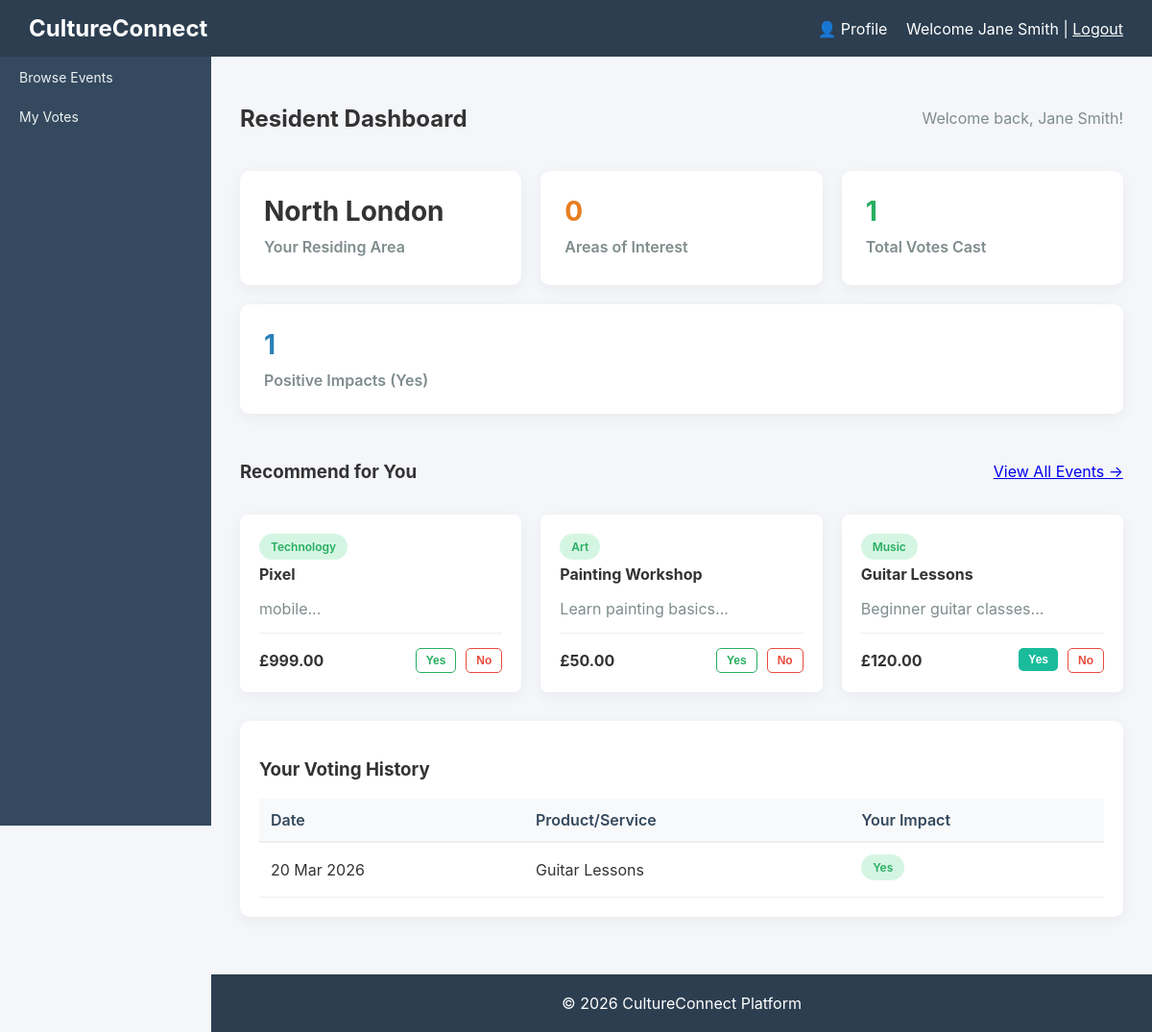
Screenshot of /user-dashboard (signed in) with the database file from the repository.
### tables this page shows
CREATE TABLE `products` (
  `id` int(11) NOT NULL,
  `sme_id` int(11) DEFAULT NULL,
  `name` varchar(150) DEFAULT NULL,
  `description` text DEFAULT NULL,
  `category` varchar(100) DEFAULT NULL,
  `price_category` enum('Affordable','Moderate','Premium') DEFAULT NULL,
  `price` decimal(10,2) DEFAULT NULL,
  `availability` tinyint(1) DEFAULT 1,
  `created_at` timestamp NOT NULL DEFAULT current_timestamp()
);

CREATE TABLE `votes` (
  `id` int(11) NOT NULL,
  `user_id` int(11) DEFAULT NULL,
  `product_id` int(11) DEFAULT NULL,
  `vote` enum('Yes','No') DEFAULT NULL,
  `created_at` timestamp NOT NULL DEFAULT current_timestamp()
);

### controllers/UserController.php (called while the page is built, shortened)
<?php
require_once $_SERVER['DOCUMENT_ROOT'] . '/cultureconnect/models/Resident.php';
class UserController {
    public function dashboard(){
        $residentModel = new Resident();
        $stats = $residentModel->getDashboardStats($_SESSION['user_id']);
        require_once $_SERVER['DOCUMENT_ROOT'] . '/cultureconnect/models/Product.php';
        $productModel = new Product();
        $stmt = $productModel->readAll();
        $products = $stmt->fetchAll(PDO::FETCH_ASSOC);
        $database = new Database();
        $conn = $database->getConnection();
        $stmtVotes = $conn->prepare("SELECT product_id, vote FROM votes WHERE user_id = :user_id");
        $stmtVotes->bindParam(':user_id', $_SESSION['user_id']);
        $stmtVotes->execute();
        $user_votes = $stmtVotes->fetchAll(PDO::FETCH_KEY_PAIR);
        require $_SERVER['DOCUMENT_ROOT'] . '/cultureconnect/views/user/dashboard.php';
    }
}
?>

### index.php (called while the page is built)
<?php
    require_once 'router.php';
?>

### models/Resident.php (called while the page is built, shortened)
<?php
require_once $_SERVER['DOCUMENT_ROOT'] . '/cultureconnect/config/database.php';
class Resident {
    public $conn;
    public function __construct() {
        $database = new Database();
        $this->conn = $database->getConnection();
    }
    public function getDashboardStats($user_id) {
        $stats = [
            'area_name' => 'Not Set',
            'interests' => [],
            'total_votes' => 0,
            'yes_votes' => 0,
            'recent_activity' => []
        ];
        $query = "SELECT a.name FROM areas a JOIN users u ON u.area_id = a.id WHERE u.id = :user_id";
        $stmt = $this->conn->prepare($query);
        $stmt->bindParam(':user_id', $user_id);
        $stmt->execute();
        if ($row = $stmt->fetch(PDO::FETCH_ASSOC)) {
            $stats['area_name'] = $row['name'];
        }
        $query = "SELECT i.name FROM interests i JOIN user_interests ui ON ui.interest_id = i.id WHERE ui.user_id = :user_id";
        $stmt = $this->conn->prepare($query);
        $stmt->bindParam(':user_id', $user_id);
        $stmt->execute();
        $stats['interests'] = $stmt->fetchAll(PDO::FETCH_COLUMN);
        $query = "SELECT COUNT(*) as total, SUM(CASE WHEN vote = 'Yes' THEN 1 ELSE 0 END) as yes_count FROM votes WHERE user_id = :user_id";
        $stmt = $this->conn->prepare($query);
        $stmt->bindParam(':user_id', $user_id);
        $stmt->execute();
        $row = $stmt->fetch(PDO::FETCH_ASSOC);
        $stats['total_votes'] = $row['total'];
        $stats['yes_votes'] = $row['yes_count'];
        $query = "SELECT v.created_at, p.name as activity, v.vote as status
                  FROM votes v
                  JOIN products p ON v.product_id = p.id
                  WHERE v.user_id = :user_id
                  ORDER BY v.created_at DESC LIMIT 5";
        $stmt = $this->conn->prepare($query);
        $stmt->bindParam(':user_id', $user_id);
        $stmt->execute();
        $stats['recent_activity'] = $stmt->fetchAll(PDO::FETCH_ASSOC);
        return $stats;
    }
}
?>

### config/database.php (called while the page is built, shortened)
<?php
class Database {
    private $host = "localhost";
    private $db_name = "cultureconnect";
    private $username = "root";
    private $password = "";
    public function getConnection() {
        $this->conn = null;
        try {
            $this->conn = new PDO(
                "mysql:host=" . $this->host . ";dbname=" . $this->db_name,
                $this->username,
                $this->password
            );
            $this->conn->setAttribute(PDO::ATTR_ERRMODE, PDO::ERRMODE_EXCEPTION);
        } catch(PDOException $exception) {
            echo "Connection error: " . $exception->getMessage();
        }
        return $this->conn;
    }
}

### models/Product.php (called while the page is built, shortened)
<?php
require_once $_SERVER['DOCUMENT_ROOT'] . '/cultureconnect/config/database.php';
class Product {
    private $conn;
    private $table_name = "products";
    public function __construct() {
        $database = new Database();
        $this->conn = $database->getConnection();
    }
    public function readAll($sme_id = null) {
        $query = "SELECT p.*, s.business_name FROM " . $this->table_name . " p
                  LEFT JOIN smes s ON p.sme_id = s.id";
        $query .= " ORDER BY p.created_at DESC";
        $stmt = $this->conn->prepare($query);
        $stmt->execute();
        return $stmt;
    }
}
?>

### views/user/dashboard.php (the view, shortened to what this page needs)
<?php include($_SERVER['DOCUMENT_ROOT'] . '/cultureconnect/views/layouts/header.php'); ?>
<div class="content">
    <div class="flex-between mb-20">
        <h2>Resident Dashboard</h2>
        <div class="text-muted">Welcome back, <?php echo htmlspecialchars($_SESSION['username']); ?>!</div>
    </div>
    <div class="cards">
        <div class="card">
            <h3 class="color-primary"><?php echo htmlspecialchars($stats['area_name']); ?></h3>
            <p>Your Residing Area</p>
        </div>
        <div class="card">
            <h3 style="color: #e67e22;"><?php echo count($stats['interests']); ?></h3>
            <p>Areas of Interest</p>
        </div>
        <div class="card">
            <h3 style="color: #27ae60;"><?php echo $stats['total_votes']; ?></h3>
            <p>Total Votes Cast</p>
        </div>
        <div class="card">
            <h3 style="color: #2980b9;"><?php echo $stats['yes_votes']; ?></h3>
            <p>Positive Impacts (Yes)</p>
        </div>
    </div>
    <div class="mb-30">
        <div class="flex-between mb-15">
            <h3>Recommend for You</h3>
            <a href="/cultureconnect/products" class="btn-link">View All Events &rarr;</a>
        </div>
        <div class="grid-3">
            <?php
            $suggested = array_slice($products, 0, 3);
            foreach($suggested as $p):
                $current_vote = $user_votes[$p['id']] ?? null;
            ?>
                <div class="activity p-20 br-8">
                    <div class="badge badge-success mb-10"><?php echo htmlspecialchars($p['category']); ?></div>
                    <h4 class="m-0"><?php echo htmlspecialchars($p['name']); ?></h4>
                    <p class="fs-14 text-muted mb-15"><?php echo substr(htmlspecialchars($p['description']), 0, 60) . '...'; ?></p>
                    <div class="flex-between items-center border-top p-top-15">
                        <div class="text-bold">£<?php echo number_format($p['price'], 2); ?></div>
                        <div class="flex-gap-10">
                            <form action="/cultureconnect/votes/store" method="POST" style="display:inline;">
                                <button type="submit" class="btn btn-sm <?php echo $current_vote === 'Yes' ? 'btn-success' : 'btn-outline-success'; ?>">Yes</button>
                            </form>
                            <form action="/cultureconnect/votes/store" method="POST" style="display:inline;">
                                <button type="submit" class="btn btn-sm <?php echo $current_vote === 'No' ? 'btn-danger' : 'btn-outline-danger'; ?>">No</button>
                            </form>
                        </div>
                    </div>
                </div>
            <?php endforeach; ?>
        </div>
    </div>
    <div class="activity">
        <h3>Your Voting History</h3>
        <table>
            <thead>
                <tr>
                    <th>Date</th>
                    <th>Product/Service</th>
                    <th>Your Impact</th>
                </tr>
            </thead>
            <tbody>
                <?php if (count($stats['recent_activity']) > 0): ?>
                    <?php foreach ($stats['recent_activity'] as $act): ?>
                    <tr>
                        <td><?php echo date('d M Y', strtotime($act['created_at'])); ?></td>
                        <td><?php echo htmlspecialchars($act['activity']); ?></td>
                        <td>
                            <span class="badge <?php echo $act['status'] === 'Yes' ? 'badge-success' : 'badge-danger'; ?> text-bold">
                                <?php echo $act['status']; ?>
                            </span>
                        </td>
                    </tr>
                    <?php endforeach; ?>
                <?php else: ?>
                    <tr>
                        <td colspan="3" class="text-center text-muted">You haven't cast any votes yet.</td>
                    </tr>
                <?php endif; ?>
            </tbody>
        </table>
    </div>
</div>
<?php include($_SERVER['DOCUMENT_ROOT'] . '/cultureconnect/views/layouts/footer.php'); ?>

### assets/css/style.css (style rules this page uses)
body { margin: 0; font-family: 'Inter', Arial, Helvetica, sans-serif; background: #f4f6f9; color: #333; }
.content { margin-left: 220px; padding: 30px; min-height: calc(100vh - 60px); }
.btn { display: inline-block; padding: 10px 20px; border-radius: 5px; text-decoration: none; font-weight: bold; cursor: pointer; border: none; transition: background 0.3s; font-size: 14px; text-align: center; }
.btn-success { background: #1abc9c; color: white; }
.cards { display: flex; gap: 20px; flex-wrap: wrap; margin-bottom: 30px; }
.card { background: white; padding: 25px; border-radius: 10px; flex: 1; min-width: 200px; box-shadow: 0 4px 15px rgba(0,0,0,0.05); transition: transform 0.2s; }
.card h3 { margin: 0; font-size: 28px; margin-bottom: 10px; }
.card p { color: #7f8c8d; margin: 0; font-weight: 600; }
.activity { background: white; padding: 20px; border-radius: 10px; box-shadow: 0 4px 15px rgba(0,0,0,0.05); }
table { width: 100%; border-collapse: collapse; }
th { text-align: left; padding: 12px; background: #f8f9fa; color: #34495e; font-weight: 600; border-bottom: 2px solid #ecf0f1; }
td { padding: 12px; border-bottom: 1px solid #ecf0f1; vertical-align: middle; }
.btn-sm { padding: 5px 10px; font-size: 12px; }
.btn-outline-success { background: transparent; border: 1px solid #27ae60; color: #27ae60; }
.btn-outline-danger { background: transparent; border: 1px solid #e74c3c; color: #e74c3c; }
.grid-3 { display: grid; grid-template-columns: repeat(3, 1fr); gap: 20px; }
.items-center { align-items: center; }
.br-8 { border-radius: 8px; }
.p-20 { padding: 20px; }
.mb-30 { margin-bottom: 30px; }
.text-bold { font-weight: bold; }
.text-muted { color: #7f8c8d; }
.mb-10 { margin-bottom: 10px; }
.mb-15 { margin-bottom: 15px; }
.mb-20 { margin-bottom: 20px; }
.flex-between { display: flex; justify-content: space-between; align-items: center; }
.flex-gap-10 { display: flex; gap: 10px; }
.m-0 { margin: 0; }
.p-top-15 { padding-top: 15px; }
.border-top { border-top: 1px solid #ecf0f1; }
.badge { display: inline-block; padding: 6px 12px; border-radius: 20px; font-size: 12px; font-weight: 600; background: #ecf0f1; color: #34495e; margin-right: 5px; margin-bottom: 5px; }
.badge-success { background: #d5f5e3; color: #27ae60; }

### rows the page displays
products: category "Technology", name "Pixel", description "mobile", price "999.00"
products: category "Art", name "Painting Workshop", description "Learn painting basics", price "50.00"
products: category "Music", name "Guitar Lessons", description "Beginner guitar classes", price "120.00"
votes: created_at "20 Mar 2026", product.name "Guitar Lessons", vote "Yes"

### other values shown
$_SESSION['username'] "Jane Smith"
$stats['area_name'] "North London"
count($stats['interests']) "0"
$stats['total_votes'] "1"
$stats['yes_votes'] "1"
